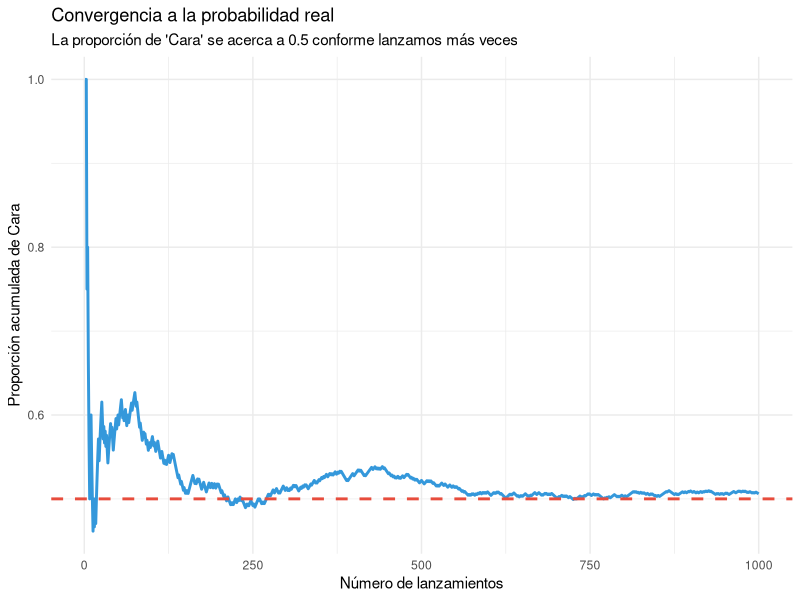
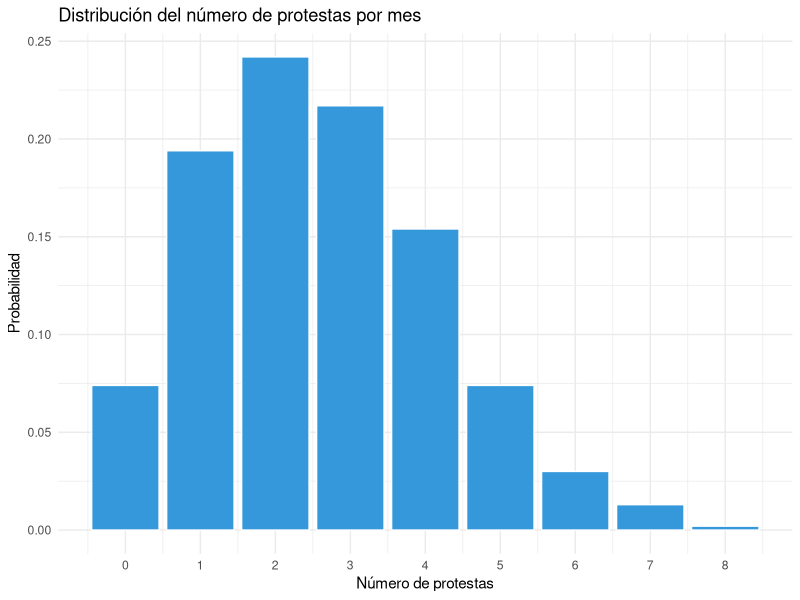
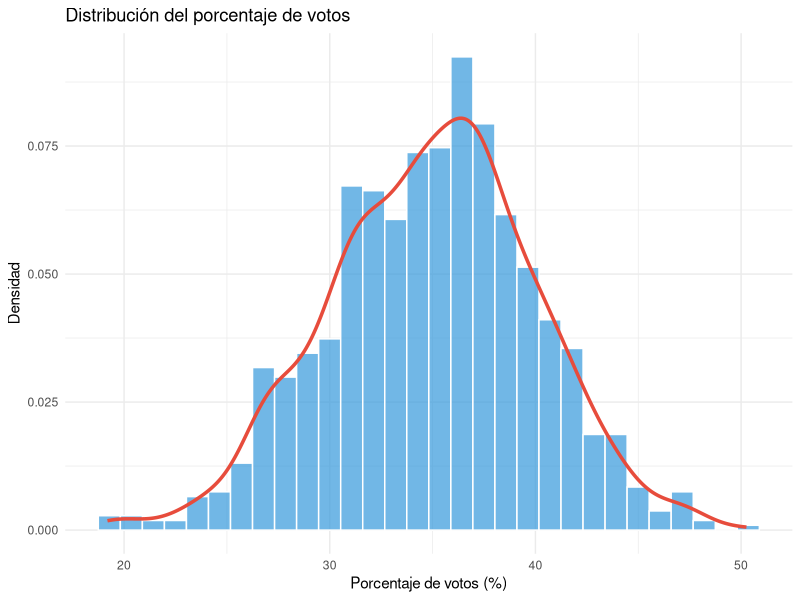
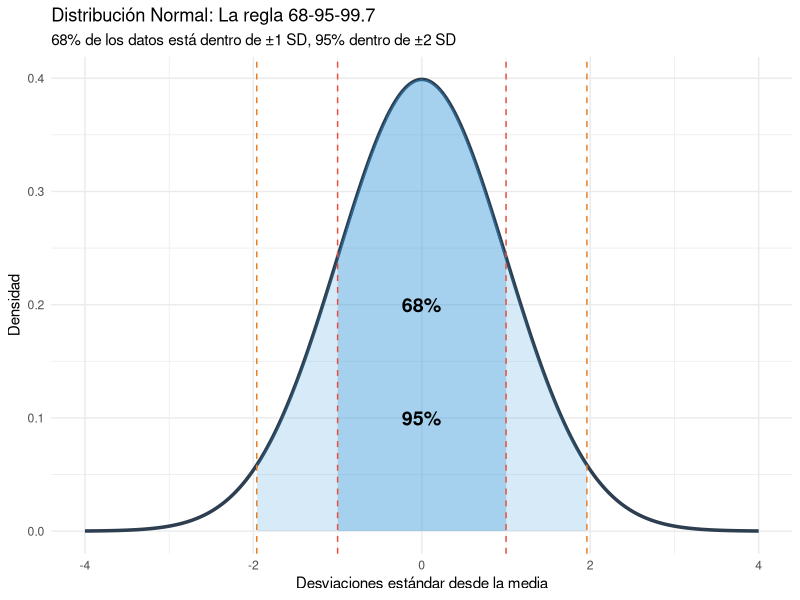
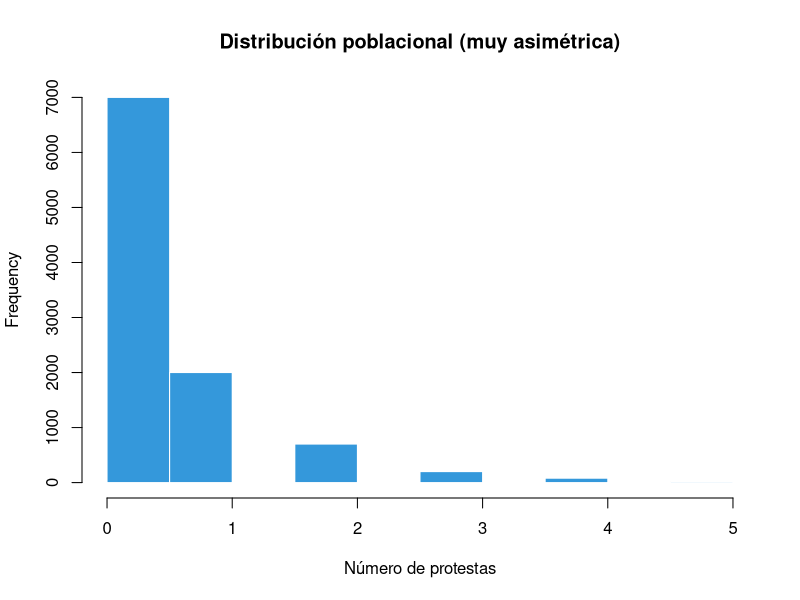
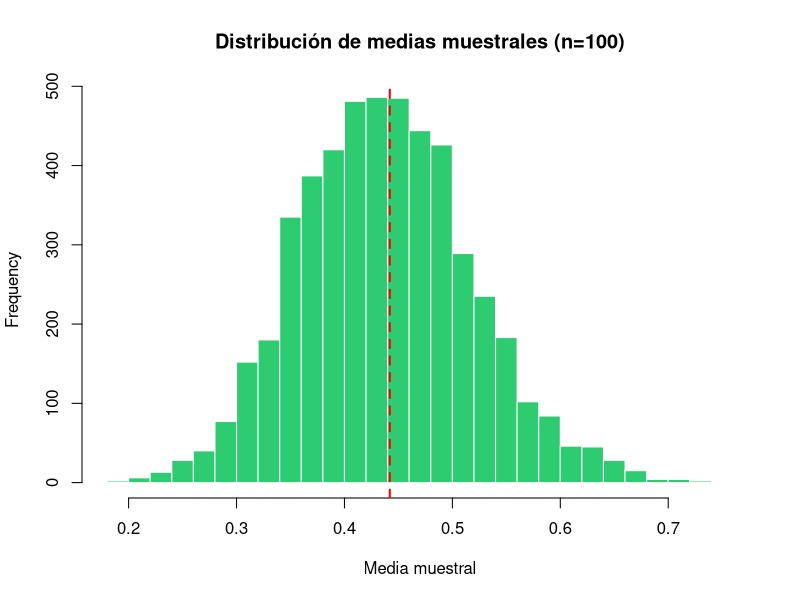
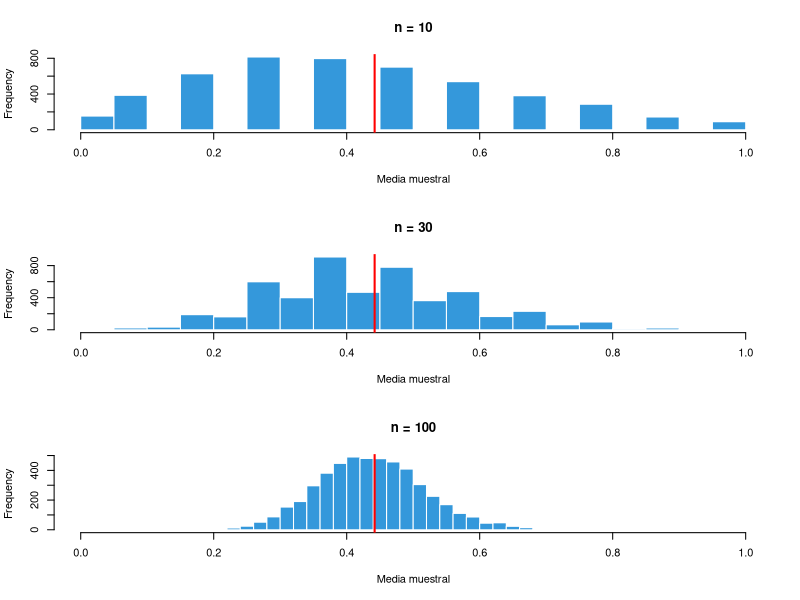

Here is the R script that generated these plots, in order:
## ---- chunk 1
# Calculamos la probabilidad (proporción) de votar por ese partido
apoyos <- 360
total <- 1200
probabilidad <- apoyos / total

cat("Probabilidad estimada de votar por el partido:", probabilidad, "\n")
cat("Esto equivale al", probabilidad * 100, "%")
## ---- chunk 2
library(ggplot2)
library(dplyr)

set.seed(123)
n_lanzamientos <- 1000
lanzamientos <- data.frame(
  n = 1:n_lanzamientos,
  resultado = sample(c("Cara", "Sello"), n_lanzamientos, replace = TRUE)
)

lanzamientos <- lanzamientos %>%
  mutate(
    es_cara = ifelse(resultado == "Cara", 1, 0),
    prop_acumulada = cumsum(es_cara) / n
  )

ggplot(lanzamientos, aes(x = n, y = prop_acumulada)) +
  geom_line(color = "#3498db", linewidth = 1) +
  geom_hline(yintercept = 0.5, linetype = "dashed", color = "#e74c3c", linewidth = 1) +
  labs(
    title = "Convergencia a la probabilidad real",
    subtitle = "La proporción de 'Cara' se acerca a 0.5 conforme lanzamos más veces",
    x = "Número de lanzamientos",
    y = "Proporción acumulada de Cara"
  ) +
  theme_minimal()
## ---- chunk 3
# Si la probabilidad de votar es 52%
p_vota <- 0.52

# Entonces la probabilidad de abstenerse es:
p_abstiene <- 1 - p_vota

cat("P(abstención) =", p_abstiene, "o", p_abstiene * 100, "%")
## ---- chunk 4
# Un votante puede elegir izquierda, centro, o derecha (solo una opción)
p_izquierda <- 0.30
p_centro <- 0.25
p_derecha <- 0.45

# Probabilidad de votar izquierda O centro
p_izq_o_centro <- p_izquierda + p_centro

cat("P(izquierda O centro) =", p_izq_o_centro)
## ---- chunk 5
# Si encuestamos a dos personas al azar
# P(ambos votan izquierda) = P(primero izq) × P(segundo izq)
p_izquierda <- 0.30

p_ambos_izq <- p_izquierda * p_izquierda

cat("P(ambos votan izquierda) =", p_ambos_izq)
## ---- chunk 6
# P(Aprueba | Mujer) = Mujeres que aprueban / Total de mujeres
p_aprueba_dado_mujer <- 150 / 300

cat("P(Aprueba | Mujer) =", p_aprueba_dado_mujer, "\n")
cat("Es decir, el", p_aprueba_dado_mujer * 100, "% de las mujeres aprueba")
## ---- chunk 7
# P(Aprueba) = Total que aprueba / Total
p_aprueba <- 230 / 500

cat("P(Aprueba) en general =", p_aprueba, "\n")
cat("Es decir, el", p_aprueba * 100, "% de la población aprueba")
## ---- chunk 8
# Simulamos: número de protestas por mes en una ciudad
set.seed(456)
protestas <- rpois(1000, lambda = 2.5)  # Promedio de 2.5 protestas/mes

# Tabla de frecuencias
tabla <- table(protestas)
cat("Frecuencias observadas:\n")
print(tabla)

cat("\nProbabilidades:\n")
print(round(tabla / sum(tabla), 3))
## ---- chunk 9
library(ggplot2)
data.frame(protestas = protestas) %>%
  ggplot(aes(x = protestas)) +
  geom_bar(aes(y = after_stat(count)/sum(after_stat(count))),
           fill = "#3498db", color = "white") +
  labs(
    title = "Distribución del número de protestas por mes",
    x = "Número de protestas",
    y = "Probabilidad"
  ) +
  scale_x_continuous(breaks = 0:10) +
  theme_minimal()
## ---- chunk 10
# Simulamos: porcentaje de votos para un candidato a alcalde
set.seed(789)
votos <- rnorm(1000, mean = 35, sd = 5)

# ¿Qué proporción obtiene entre 30% y 40% de los votos?
prop_30_40 <- mean(votos >= 30 & votos <= 40)

cat("Proporción de candidatos con 30-40% de votos:", round(prop_30_40, 2))
## ---- chunk 11
data.frame(votos = votos) %>%
  ggplot(aes(x = votos)) +
  geom_histogram(aes(y = after_stat(density)), bins = 30,
                 fill = "#3498db", color = "white", alpha = 0.7) +
  geom_density(color = "#e74c3c", linewidth = 1.2) +
  labs(
    title = "Distribución del porcentaje de votos",
    x = "Porcentaje de votos (%)",
    y = "Densidad"
  ) +
  theme_minimal()
## ---- chunk 12
library(ggplot2)

x <- seq(-4, 4, length.out = 1000)
y <- dnorm(x)
df <- data.frame(x = x, y = y)

ggplot(df, aes(x = x, y = y)) +
  geom_line(linewidth = 1.2, color = "#2c3e50") +
  geom_area(data = subset(df, x >= -1 & x <= 1),
            fill = "#3498db", alpha = 0.3) +
  geom_area(data = subset(df, x >= -1.96 & x <= 1.96),
            fill = "#3498db", alpha = 0.2) +
  geom_vline(xintercept = c(-1, 1), linetype = "dashed", color = "#e74c3c") +
  geom_vline(xintercept = c(-1.96, 1.96), linetype = "dashed", color = "#e67e22") +
  annotate("text", x = 0, y = 0.2, label = "68%", size = 5, fontface = "bold") +
  annotate("text", x = 0, y = 0.1, label = "95%", size = 5, fontface = "bold") +
  labs(
    title = "Distribución Normal: La regla 68-95-99.7",
    subtitle = "68% de los datos está dentro de ±1 SD, 95% dentro de ±2 SD",
    x = "Desviaciones estándar desde la media",
    y = "Densidad"
  ) +
  theme_minimal()
## ---- chunk 13
# ¿Qué proporción de hombres mide más de 180 cm?
prop_mayor_180 <- 1 - pnorm(180, mean = 170, sd = 7)

cat("Proporción que mide más de 180 cm:", round(prop_mayor_180, 3), "\n")
cat("Es decir, aproximadamente el", round(prop_mayor_180 * 100, 1), "%")
## ---- chunk 14
# ¿Qué proporción mide entre 165 y 175 cm?
prop_165_175 <- pnorm(175, mean = 170, sd = 7) - pnorm(165, mean = 170, sd = 7)

cat("Proporción que mide entre 165 y 175 cm:", round(prop_165_175, 3), "\n")
cat("Es decir, aproximadamente el", round(prop_165_175 * 100, 1), "%")
## ---- chunk 15
# ¿Cuál es el percentil 90 de alturas?
# Es decir, ¿qué altura es mayor que el 90% de los hombres?
percentil_90 <- qnorm(0.90, mean = 170, sd = 7)

cat("El percentil 90 de alturas es", round(percentil_90, 1), "cm\n")
cat("Es decir, el 90% de los hombres mide menos de", round(percentil_90, 1), "cm")
## ---- chunk 16
# Población muy asimétrica: mayoría no participa (0), pocos participan
set.seed(2024)
poblacion <- c(rep(0, 7000), rep(1, 2000), rep(2, 700),
               rep(3, 200), rep(4, 80), rep(5, 20))

mu_poblacion <- mean(poblacion)
cat("Media poblacional:", round(mu_poblacion, 2), "\n")
cat("La distribución es MUY asimétrica (mayoría son ceros)\n")

# Visualizamos la población
hist(poblacion, main = "Distribución poblacional (muy asimétrica)",
     xlab = "Número de protestas", col = "#3498db", border = "white")
## ---- chunk 17
# Tomamos 5000 muestras de n=100 y calculamos la media de cada una
set.seed(2024)
medias_muestrales <- replicate(5000, mean(sample(poblacion, 100, replace = TRUE)))

# Las medias SÍ se distribuyen Normal
hist(medias_muestrales, breaks = 40,
     main = "Distribución de medias muestrales (n=100)",
     xlab = "Media muestral", col = "#2ecc71", border = "white")
abline(v = mu_poblacion, col = "red", lwd = 2, lty = 2)

cat("Media de las medias muestrales:", round(mean(medias_muestrales), 3), "\n")
cat("(Muy cerca de la media poblacional:", round(mu_poblacion, 3), ")")
## ---- chunk 18
simular_medias <- function(n, n_muestras = 5000) {
  replicate(n_muestras, mean(sample(poblacion, n, replace = TRUE)))
}

set.seed(2024)
medias_n10 <- simular_medias(10)
medias_n30 <- simular_medias(30)
medias_n100 <- simular_medias(100)

par(mfrow = c(3, 1))
hist(medias_n10, breaks = 40, main = "n = 10",
     xlab = "Media muestral", col = "#3498db", border = "white", xlim = c(0, 1))
abline(v = mu_poblacion, col = "red", lwd = 2)

hist(medias_n30, breaks = 40, main = "n = 30",
     xlab = "Media muestral", col = "#3498db", border = "white", xlim = c(0, 1))
abline(v = mu_poblacion, col = "red", lwd = 2)

hist(medias_n100, breaks = 40, main = "n = 100",
     xlab = "Media muestral", col = "#3498db", border = "white", xlim = c(0, 1))
abline(v = mu_poblacion, col = "red", lwd = 2)
par(mfrow = c(1, 1))
## ---- chunk 19
cat("Desviación estándar de las medias muestrales:\n")
cat("n = 10: ", round(sd(medias_n10), 4), "\n")
cat("n = 30: ", round(sd(medias_n30), 4), "\n")
cat("n = 100:", round(sd(medias_n100), 4), "\n")
cat("\nMuestras más grandes → Estimaciones más precisas")
## ---- chunk 20
n <- 1000
p <- 0.40

# Valor esperado
media <- n * p

# Desviación estándar
sd <- sqrt(n * p * (1 - p))

cat("Valor esperado:", media, "personas apoyarán\n")
cat("Desviación estándar:", round(sd, 1), "\n")

# Probabilidad de observar exactamente 400 apoyos
dbinom(400, size = 1000, prob = 0.40)

# Probabilidad de observar entre 380 y 420 apoyos
sum(dbinom(380:420, size = 1000, prob = 0.40))
